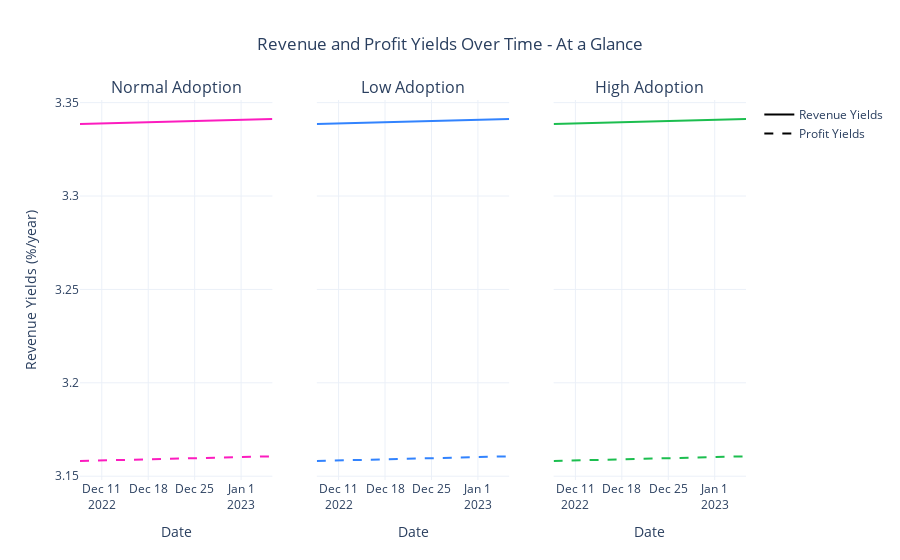

Source (notebook cell):
### Code cell
visualizations.plot_yields_per_subset_subplots(
    df_1a,
    subplot_titles=['Normal Adoption', 'Low Adoption', 'High Adoption']
)
